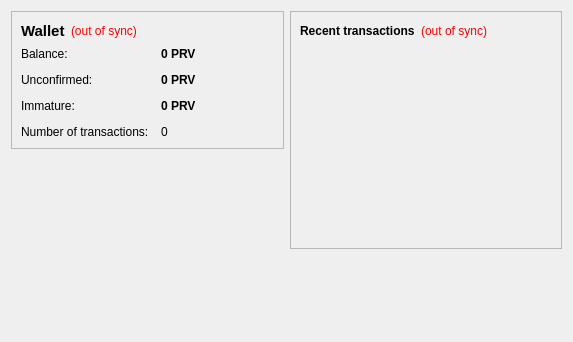
<?xml version="1.0" encoding="UTF-8"?>
<ui version="4.0">
 <class>OverviewPage</class>
 <widget class="QWidget" name="OverviewPage">
  <property name="geometry">
   <rect>
    <x>0</x>
    <y>0</y>
    <width>573</width>
    <height>342</height>
   </rect>
  </property>
  <property name="windowTitle">
   <string>Form</string>
  </property>
  <layout class="QHBoxLayout" name="horizontalLayout" stretch="1,1">
   <item>
    <layout class="QVBoxLayout" name="verticalLayout_2">
     <item>
      <widget class="QFrame" name="frame">
       <property name="frameShape">
        <enum>QFrame::StyledPanel</enum>
       </property>
       <property name="frameShadow">
        <enum>QFrame::Raised</enum>
       </property>
       <layout class="QVBoxLayout" name="verticalLayout_4">
        <item>
         <layout class="QHBoxLayout" name="horizontalLayout_4">
          <item>
           <widget class="QLabel" name="label_5">
            <property name="font">
             <font>
              <pointsize>11</pointsize>
              <weight>75</weight>
              <bold>true</bold>
             </font>
            </property>
            <property name="text">
             <string>Wallet</string>
            </property>
           </widget>
          </item>
          <item>
           <widget class="QLabel" name="labelWalletStatus">
            <property name="toolTip">
             <string>The displayed information may be out of date. Your wallet automatically synchronizes with the prvicoin network after a connection is established, but this process has not completed yet.</string>
            </property>
            <property name="styleSheet">
             <string notr="true">QLabel { color: red; }</string>
            </property>
            <property name="text">
             <string notr="true">(out of sync)</string>
            </property>
            <property name="alignment">
             <set>Qt::AlignLeading|Qt::AlignLeft|Qt::AlignVCenter</set>
            </property>
           </widget>
          </item>
          <item>
           <spacer name="horizontalSpacer_2">
            <property name="orientation">
             <enum>Qt::Horizontal</enum>
            </property>
            <property name="sizeHint" stdset="0">
             <size>
              <width>40</width>
              <height>20</height>
             </size>
            </property>
           </spacer>
          </item>
         </layout>
        </item>
        <item>
         <layout class="QFormLayout" name="formLayout_2">
          <property name="fieldGrowthPolicy">
           <enum>QFormLayout::AllNonFixedFieldsGrow</enum>
          </property>
          <property name="horizontalSpacing">
           <number>12</number>
          </property>
          <property name="verticalSpacing">
           <number>12</number>
          </property>
          <item row="0" column="0">
           <widget class="QLabel" name="label">
            <property name="text">
             <string>Balance:</string>
            </property>
           </widget>
          </item>
          <item row="0" column="1">
           <widget class="QLabel" name="labelBalance">
            <property name="font">
             <font>
              <weight>75</weight>
              <bold>true</bold>
             </font>
            </property>
            <property name="cursor">
             <cursorShape>IBeamCursor</cursorShape>
            </property>
            <property name="toolTip">
             <string>Your current balance</string>
            </property>
            <property name="text">
             <string notr="true">0 PRV</string>
            </property>
            <property name="textInteractionFlags">
             <set>Qt::LinksAccessibleByMouse|Qt::TextSelectableByKeyboard|Qt::TextSelectableByMouse</set>
            </property>
           </widget>
          </item>
          <item row="1" column="0">
           <widget class="QLabel" name="label_3">
            <property name="text">
             <string>Unconfirmed:</string>
            </property>
           </widget>
          </item>
          <item row="1" column="1">
           <widget class="QLabel" name="labelUnconfirmed">
            <property name="font">
             <font>
              <weight>75</weight>
              <bold>true</bold>
             </font>
            </property>
            <property name="cursor">
             <cursorShape>IBeamCursor</cursorShape>
            </property>
            <property name="toolTip">
             <string>Total of transactions that have yet to be confirmed, and do not yet count toward the current balance</string>
            </property>
            <property name="text">
             <string notr="true">0 PRV</string>
            </property>
            <property name="textInteractionFlags">
             <set>Qt::LinksAccessibleByMouse|Qt::TextSelectableByKeyboard|Qt::TextSelectableByMouse</set>
            </property>
           </widget>
          </item>
          <item row="3" column="0">
           <widget class="QLabel" name="label_2">
            <property name="text">
             <string>Number of transactions:</string>
            </property>
           </widget>
          </item>
          <item row="3" column="1">
           <widget class="QLabel" name="labelNumTransactions">
            <property name="toolTip">
             <string>Total number of transactions in wallet</string>
            </property>
            <property name="text">
             <string notr="true">0</string>
            </property>
           </widget>
          </item>
          <item row="2" column="0">
           <widget class="QLabel" name="labelImmatureText">
            <property name="text">
             <string>Immature:</string>
            </property>
           </widget>
          </item>
          <item row="2" column="1">
           <widget class="QLabel" name="labelImmature">
            <property name="font">
             <font>
              <weight>75</weight>
              <bold>true</bold>
             </font>
            </property>
            <property name="toolTip">
             <string>Mined balance that has not yet matured</string>
            </property>
            <property name="text">
             <string notr="true">0 PRV</string>
            </property>
            <property name="textInteractionFlags">
             <set>Qt::LinksAccessibleByMouse|Qt::TextSelectableByKeyboard|Qt::TextSelectableByMouse</set>
            </property>
           </widget>
          </item>
         </layout>
        </item>
       </layout>
      </widget>
     </item>
     <item>
      <spacer name="verticalSpacer">
       <property name="orientation">
        <enum>Qt::Vertical</enum>
       </property>
       <property name="sizeHint" stdset="0">
        <size>
         <width>20</width>
         <height>40</height>
        </size>
       </property>
      </spacer>
     </item>
    </layout>
   </item>
   <item>
    <layout class="QVBoxLayout" name="verticalLayout_3">
     <item>
      <widget class="QFrame" name="frame_2">
       <property name="frameShape">
        <enum>QFrame::StyledPanel</enum>
       </property>
       <property name="frameShadow">
        <enum>QFrame::Raised</enum>
       </property>
       <layout class="QVBoxLayout" name="verticalLayout">
        <item>
         <layout class="QHBoxLayout" name="horizontalLayout_2">
          <item>
           <widget class="QLabel" name="label_4">
            <property name="text">
             <string>&lt;b&gt;Recent transactions&lt;/b&gt;</string>
            </property>
           </widget>
          </item>
          <item>
           <widget class="QLabel" name="labelTransactionsStatus">
            <property name="toolTip">
             <string>The displayed information may be out of date. Your wallet automatically synchronizes with the prvicoin network after a connection is established, but this process has not completed yet.</string>
            </property>
            <property name="styleSheet">
             <string notr="true">QLabel { color: red; }</string>
            </property>
            <property name="text">
             <string notr="true">(out of sync)</string>
            </property>
            <property name="alignment">
             <set>Qt::AlignRight|Qt::AlignTrailing|Qt::AlignVCenter</set>
            </property>
           </widget>
          </item>
          <item>
           <spacer name="horizontalSpacer">
            <property name="orientation">
             <enum>Qt::Horizontal</enum>
            </property>
            <property name="sizeHint" stdset="0">
             <size>
              <width>40</width>
              <height>20</height>
             </size>
            </property>
           </spacer>
          </item>
         </layout>
        </item>
        <item>
         <widget class="QListView" name="listTransactions">
          <property name="styleSheet">
           <string notr="true">QListView { background: transparent; }</string>
          </property>
          <property name="frameShape">
           <enum>QFrame::NoFrame</enum>
          </property>
          <property name="verticalScrollPrvPolicy">
           <enum>Qt::ScrollPrvAlwaysOff</enum>
          </property>
          <property name="horizontalScrollPrvPolicy">
           <enum>Qt::ScrollPrvAlwaysOff</enum>
          </property>
          <property name="selectionMode">
           <enum>QAbstractItemView::NoSelection</enum>
          </property>
         </widget>
        </item>
       </layout>
      </widget>
     </item>
     <item>
      <spacer name="verticalSpacer_2">
       <property name="orientation">
        <enum>Qt::Vertical</enum>
       </property>
       <property name="sizeHint" stdset="0">
        <size>
         <width>20</width>
         <height>40</height>
        </size>
       </property>
      </spacer>
     </item>
    </layout>
   </item>
  </layout>
 </widget>
 <resources/>
 <connections/>
</ui>
